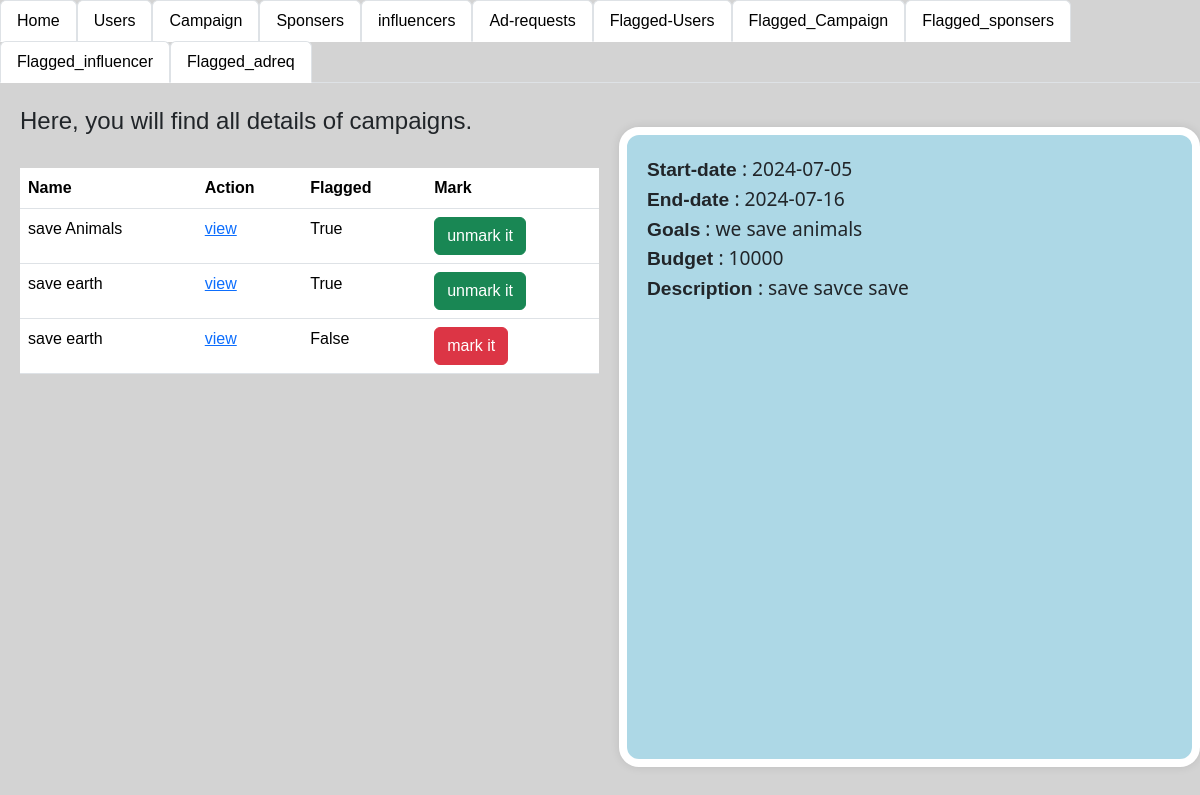
Before: /admin_camp/1 with the older database file.
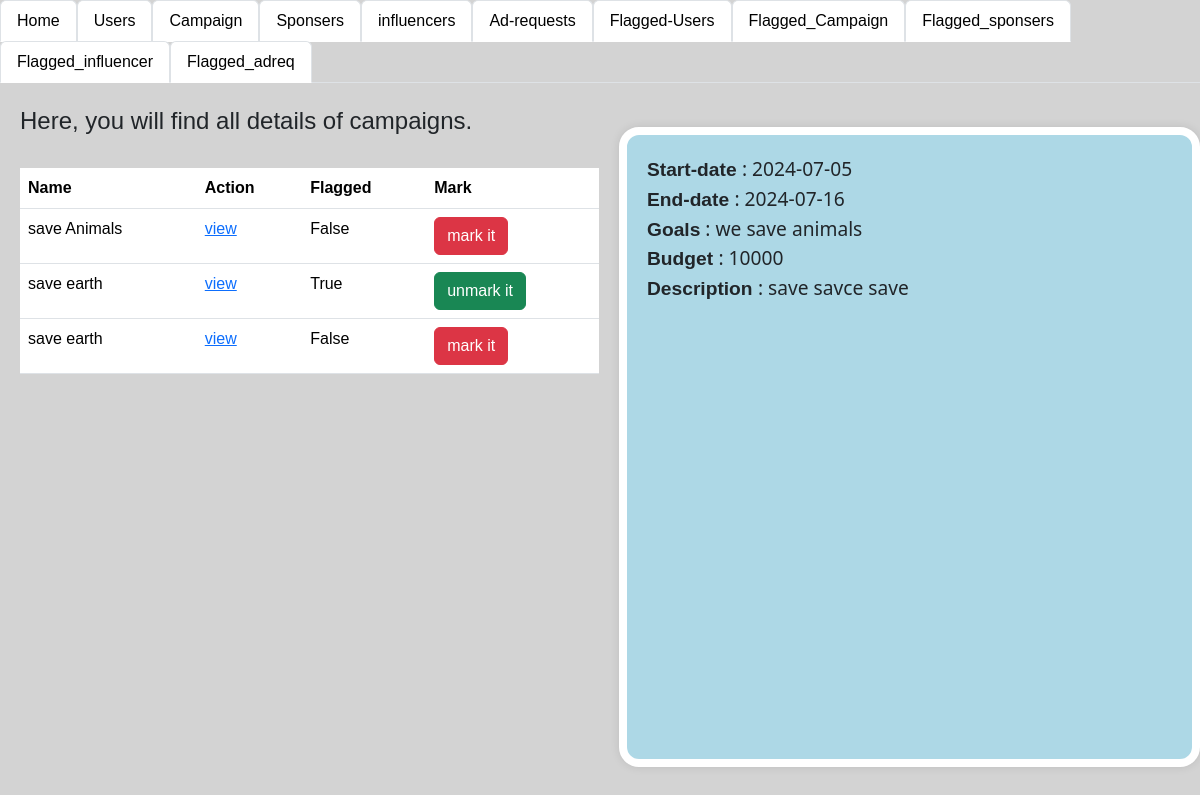
After: the same page with the newer database file.
### app.py (models this page shows)
class campaigns(db.Model):
    __tablename__='campaign'
    campaigns_id=db.Column(db.Integer,primary_key=True,autoincrement=True)
    sponser_id=db.Column(db.String,db.ForeignKey(Sponsers.Sponsers_id))
    name=db.Column(db.String,nullable=False)
    description=db.Column(db.String)
    start_date=db.Column(db.String)
    end_date=db.Column(db.String)
    budget=db.Column(db.Integer)
    Visibility=db.Column(db.String)
    goals=db.Column(db.String)
    flagged_camp=db.Column(db.Boolean, default=False)

### app.py (the view)
@app.route("/admin_camp/<int:camp_id>",methods=["GET"])
def admin_camp(camp_id):
    campdata=db.session.query(campaigns).all()
    campdata_need=db.session.query(campaigns).filter(campaigns.campaigns_id==camp_id).first()
    return render_template('admin_camp.html',campdata=campdata,campdata_need=campdata_need)

### templates/admin_camp.html (shortened to what this page needs)
<!DOCTYPE html>
<html lang="en">
<head>
    <link rel="stylesheet" href="\static\style.css">
    <link href="https://cdn.jsdelivr.net/npm/bootstrap@5.3.3/dist/css/bootstrap.min.css" rel="stylesheet">
</head>
<body style="background-color: lightgray;">
  <ul class="nav nav-tabs">
    <li class="nav-item">
      <a class="nav-link active" aria-current="page" href="/login">Home</a>
    </li>
    <li class="nav-item">
      <a class="nav-link active" aria-current="page" href="/login_users">Users</a>
    </li>
    <li class="nav-item">
      <a class="nav-link active" aria-current="page" href="/login_camp" >Campaign</a>
    </li>
    <li class="nav-item">
      <a class="nav-link active" aria-current="page" href="/admin_spons" >Sponsers</a>
    </li>
    <li class="nav-item">
      <a class="nav-link active" aria-current="page" href="/admin_info" >influencers</a>
    </li>
    <li class="nav-item">
      <a class="nav-link active" aria-current="page" href="/admin_adreq" >Ad-requests</a>
  </li>
  <li class="nav-item">
    <a class="nav-link active" aria-current="page" href="/login_users/flag">Flagged-Users</a>
  </li>
    <li class="nav-item">
      <a class="nav-link active" aria-current="page" href="/login_camp/flag" >Flagged_Campaign</a>
    </li>
    <li class="nav-item">
      <a class="nav-link active" aria-current="page" href="/login_spons/flag" >Flagged_sponsers</a>
    </li>
    <li class="nav-item">
      <a class="nav-link active" aria-current="page" href="/admin_info/flag" >Flagged_influencer</a>
    </li>
    <li class="nav-item">
      <a class="nav-link active" aria-current="page" href="/admin_adreq/flag" >Flagged_adreq</a>
    </li>
  </ul>
  <div class="seperate">
    <div style="width: 50%; margin-left: 20px;">
        <h4>Here, you will find all details of campaigns.</h4><br>
        <table class="table table-hover">
          <tr>
            <th>Name</th>
            <th>Action</th>
            <th>Flagged</th>
            <th>Mark</th>
          </tr>
            {% for i in campdata %}
          <tr>
            <td>{{i.name}}</td>
            <td><a href="/admin_camp/{{i.campaigns_id}}">view</a></td>
            <td>{{i.flagged_camp}}</td>
            {% if i.flagged_camp == false %}
            <td><a class="btn btn-danger" href="/admin_camp_flag/{{i.campaigns_id}}">mark it</a></td>
            {% else %}
            <td><a class="btn btn-success" href="/admin_camp_flag_true/{{i.campaigns_id}}">unmark it</a></td>
            {% endif %}
          </tr>
            {% endfor %}
        </table>
    </div >
    <div class="admin_camp_details">
     <b> Start-date </b>: {{campdata_need.start_date}}<br>
     <b> End-date </b>: {{campdata_need.end_date}}<br>
      <b>Goals</b> : {{campdata_need.goals}}<br>
     <b> Budget </b>: {{campdata_need.budget}}<br>
      <b>Description </b>: {{campdata_need.description}}<br>
    </div>
  </div>
</body>
</html>

Changed rows visible on the page:
changed campaigns "save Animals": flagged_camp "True" → "False"; flagged_camp "unmark it" → "mark it"
